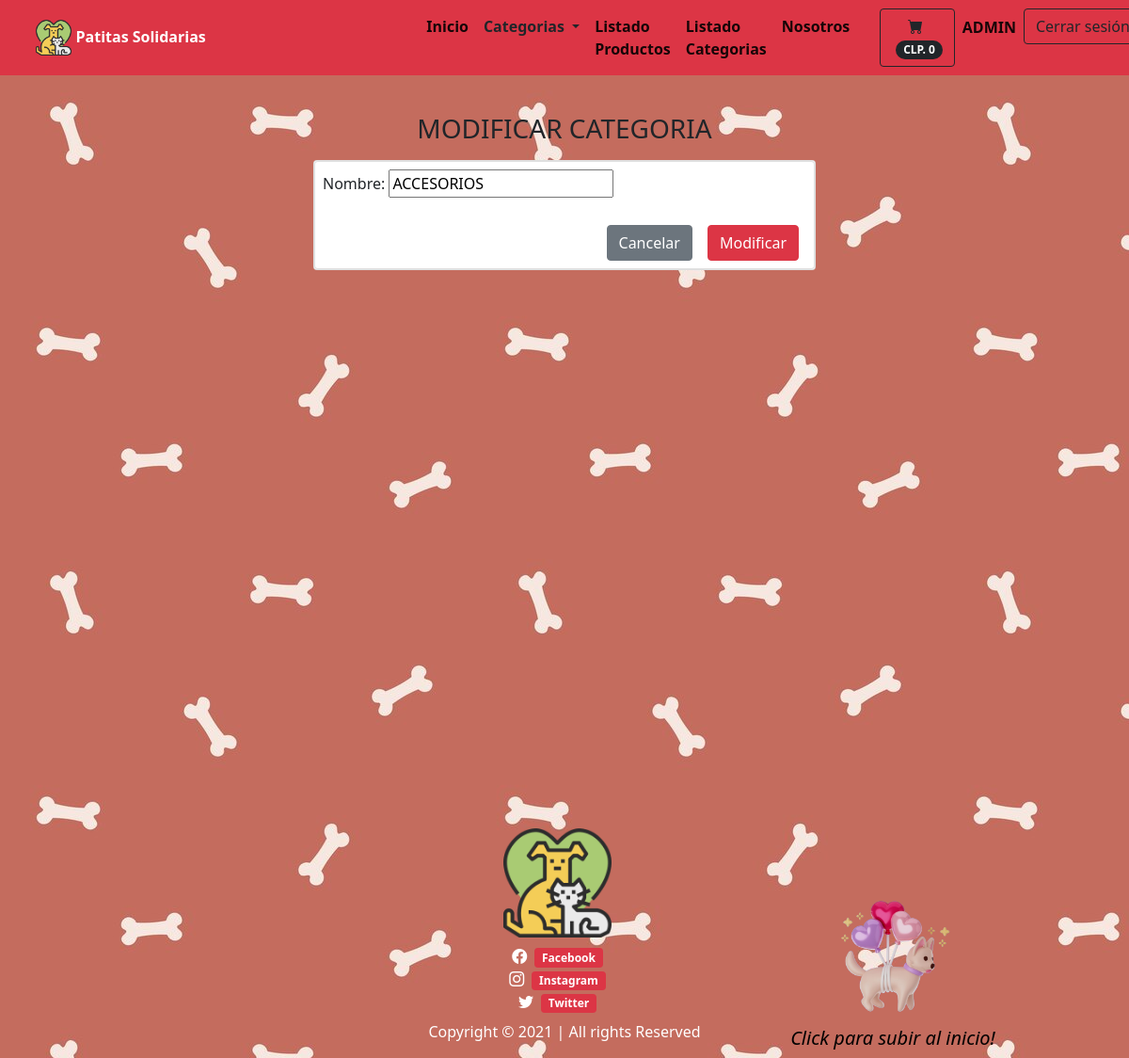
Page /editcategoria/4/ (signed in) on the earlier database version.
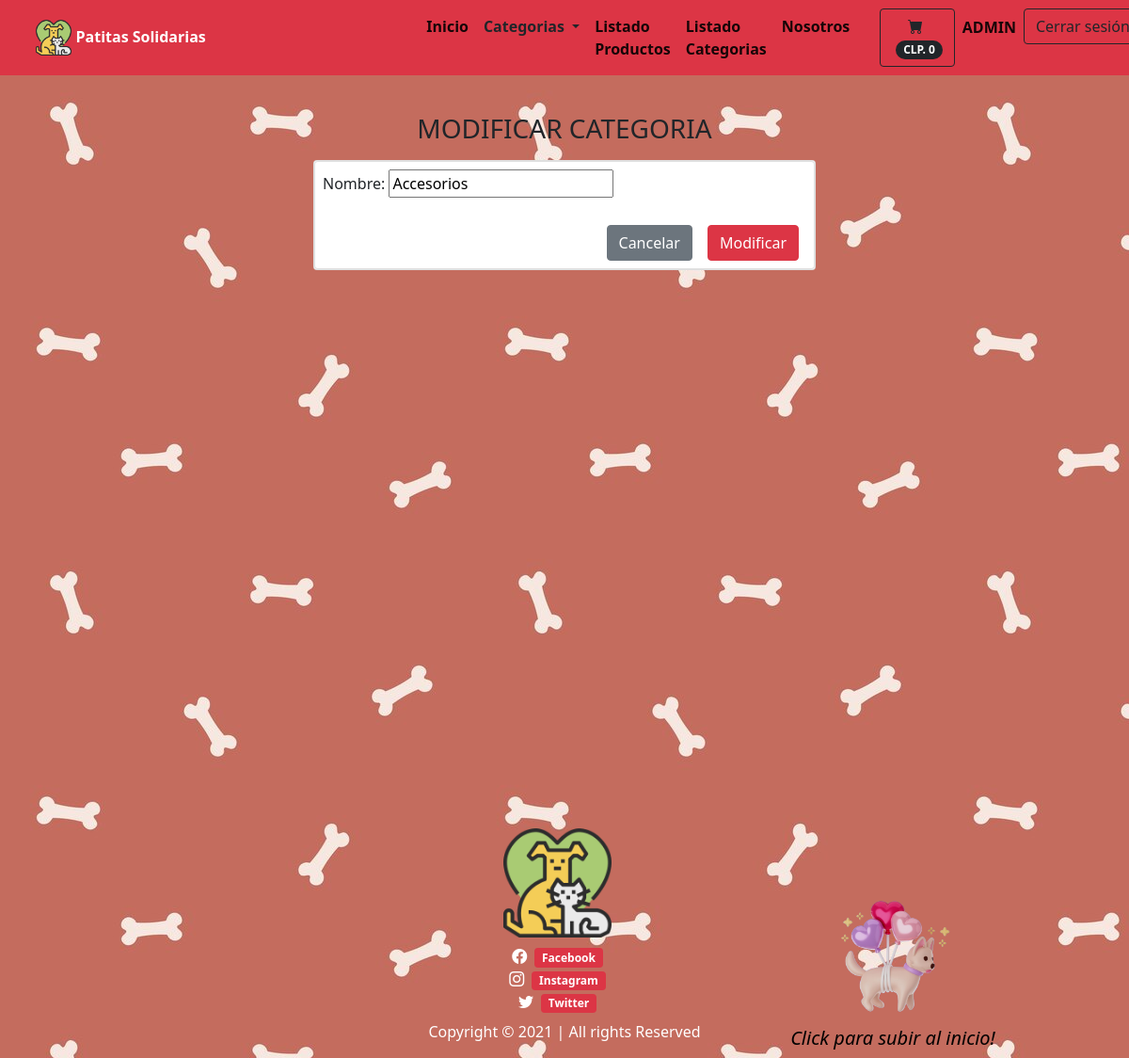
Same page on the later database version.
### tiendita/models.py (models this page shows, shortened)
class Categorias(models.Model):
    nombre = models.CharField(max_length=100)
    class Meta:
        db_table = "categorias"
        verbose_name = 'Categoria'
        verbose_name_plural = 'Categorias'
        ordering = ['id']

### tiendita/views.py (the view, shortened to what this page needs)
# urls.py: path('editcategoria/<id>/', views.modificarCategoria, name='editcategoria'),
@login_required(login_url='/login')
def modificarCategoria(request, id):
    categoria = get_object_or_404(Categorias, id=id)
    data = {
        'form': CategoriaForm(instance=categoria)
    }
    return render(request, 'categoria/modificar.html', data)

### tiendita/forms.py
class CategoriaForm(forms.ModelForm):
    class Meta:
        model = Categorias
        fields = ["nombre"]

### tiendita/context_processors.py (called while the page is built)
def extras(request):
	lista_categorias = Categorias.objects.all().order_by('nombre')
	return {'categorias':lista_categorias}

def importe_total_carro(request):
    total = 0
    if request.user.is_authenticated:
        if "carro" in request.session:
            for key, value in request.session["carro"].items():
                total = total + int(value["precio"])
    return {"importe_total_carro": total}

### templates/categoria/modificar.html
{% extends 'layouts/tienda.html' %} {% block content %}
<div class="min-vh-100 d-flex flex-colum py-4">
    <div class="container-fluid">
        <h3 class="animate__animated animate__bounceInDown animate__delay-4s text-center my-3">MODIFICAR CATEGORIA</h3>
        <div class="row">
            <div class="col-sm-6 mx-auto animate__animated animate__bounceInUp animate__delay-0.5s">
                {{ mensaje }} {% load crispy_forms_tags %}
                <div class="card">
                    <div class="card body p-2">
                        <form action="" method="post">
                            {% csrf_token %} {{ form.as_p }}
                            <div class="d-flex justify-content-end">
                                <a href="/categorias" class="btn btn-secondary mt-2 mx-2">Cancelar</a>
                                <button type="submit" class="btn btn-danger mt-2 mx-2">Modificar</button>
                            </div>
                        </form>
                    </div>
                </div>
            </div>
        </div>
    </div>
</div>
{% endblock %}

Differences in the rows shown:
changed Categorias: nombre "ACCESORIOS" → "Accesorios"
